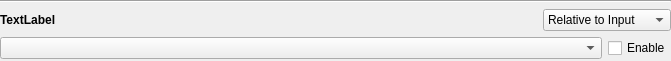
<?xml version="1.0" encoding="UTF-8"?>
<ui version="4.0">
 <class>Form</class>
 <widget class="QWidget" name="Form">
  <property name="geometry">
   <rect>
    <x>0</x>
    <y>0</y>
    <width>671</width>
    <height>61</height>
   </rect>
  </property>
  <property name="maximumSize">
   <size>
    <width>16777215</width>
    <height>63</height>
   </size>
  </property>
  <property name="windowTitle">
   <string>Form</string>
  </property>
  <property name="styleSheet">
   <string notr="true"/>
  </property>
  <layout class="QHBoxLayout" name="horizontalLayout_2">
   <property name="spacing">
    <number>0</number>
   </property>
   <property name="leftMargin">
    <number>0</number>
   </property>
   <property name="topMargin">
    <number>0</number>
   </property>
   <property name="rightMargin">
    <number>0</number>
   </property>
   <property name="bottomMargin">
    <number>0</number>
   </property>
   <item>
    <layout class="QVBoxLayout" name="verticalLayout">
     <property name="spacing">
      <number>6</number>
     </property>
     <item>
      <widget class="Line" name="line">
       <property name="orientation">
        <enum>Qt::Horizontal</enum>
       </property>
      </widget>
     </item>
     <item>
      <layout class="QHBoxLayout" name="horizontalLayout_3" stretch="5,1">
       <item>
        <widget class="QLabel" name="lbl_name">
         <property name="styleSheet">
          <string notr="true">font-weight: bold</string>
         </property>
         <property name="text">
          <string>TextLabel</string>
         </property>
        </widget>
       </item>
       <item>
        <widget class="QComboBox" name="cmb_inheritance">
         <item>
          <property name="text">
           <string>Relative to Input</string>
          </property>
         </item>
         <item>
          <property name="text">
           <string>Relative to Parent</string>
          </property>
         </item>
         <item>
          <property name="text">
           <string>Absolute</string>
          </property>
         </item>
        </widget>
       </item>
      </layout>
     </item>
     <item>
      <layout class="QHBoxLayout" name="horizontalLayout" stretch="1,0">
       <item>
        <widget class="QComboBox" name="cmb_value"/>
       </item>
       <item>
        <widget class="QCheckBox" name="chk_value">
         <property name="text">
          <string>Enable</string>
         </property>
        </widget>
       </item>
      </layout>
     </item>
    </layout>
   </item>
  </layout>
 </widget>
 <resources/>
 <connections/>
</ui>
